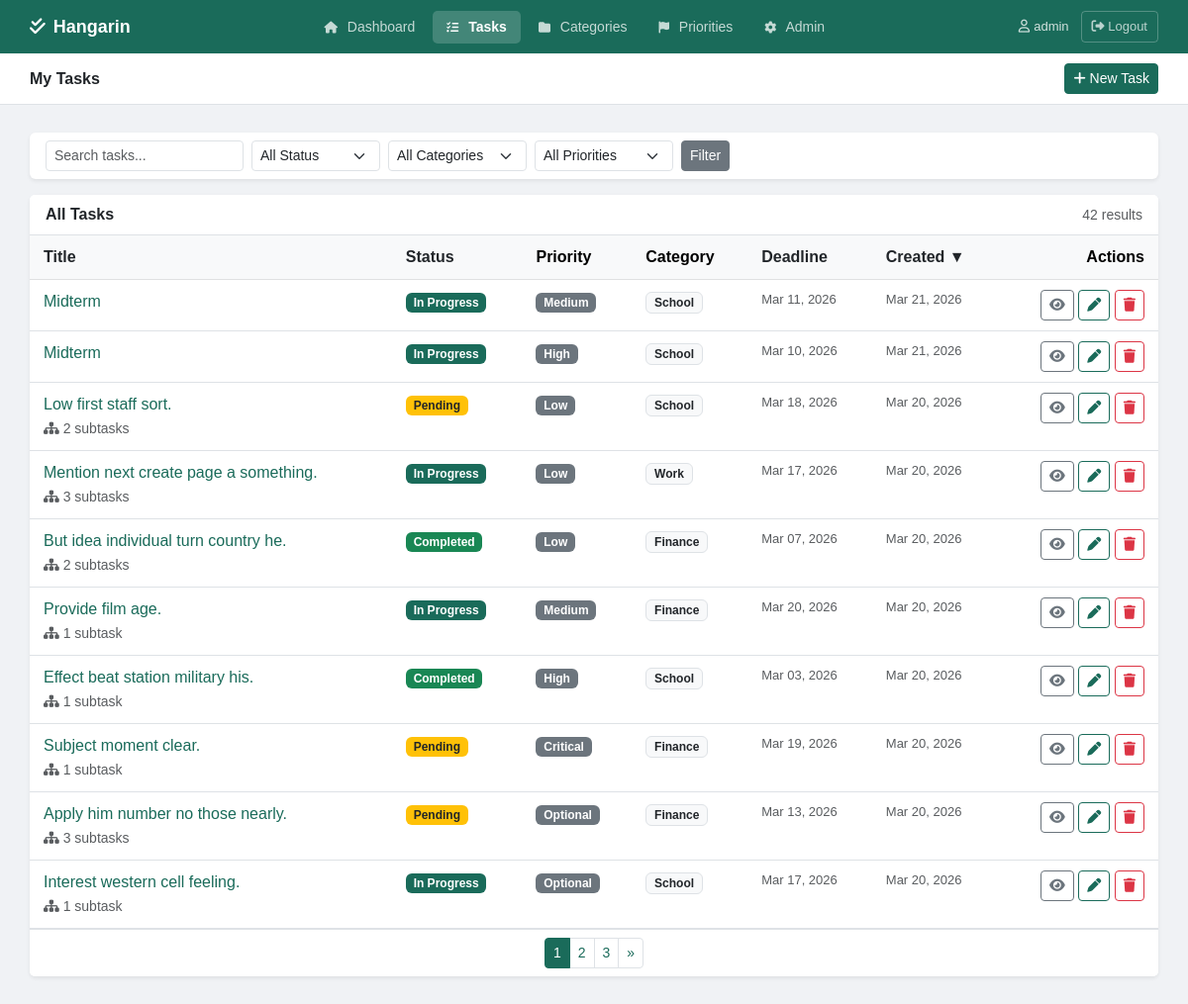
Before: /tasks/ (signed in) with the older database file.
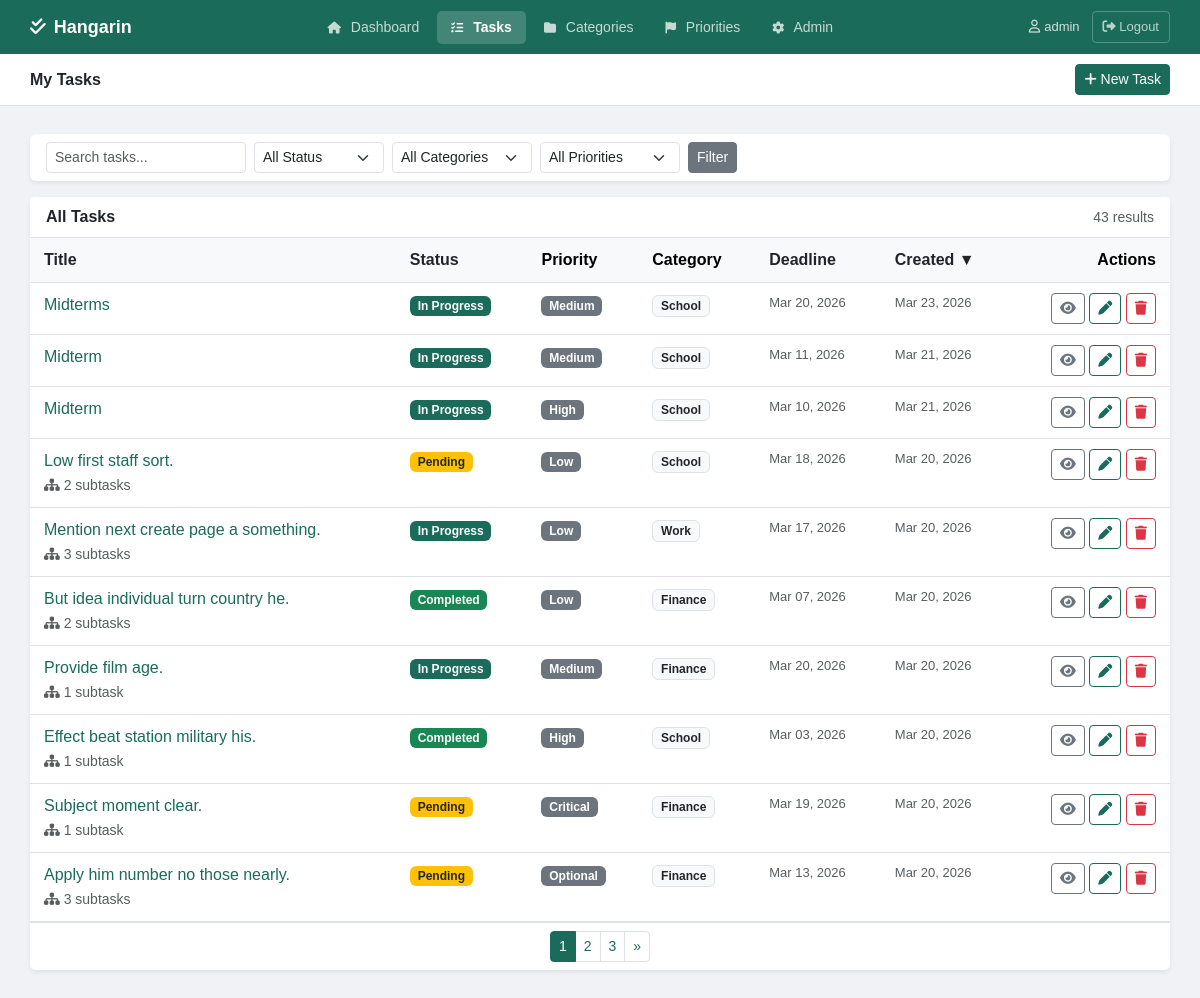
After: the same page with the newer database file.
### tasks/models.py (models this page shows, shortened)
class BaseModel(models.Model):
    created_at = models.DateTimeField(auto_now_add=True)
    updated_at = models.DateTimeField(auto_now=True)
    class Meta:
        abstract = True

class Task(BaseModel):
    STATUS_CHOICES = [
        ("Pending", "Pending"),
        ("In Progress", "In Progress"),
        ("Completed", "Completed"),
    ]
    title = models.CharField(max_length=255)
    description = models.TextField(blank=True, null=True)
    deadline = models.DateTimeField(blank=True, null=True)
    status = models.CharField(
        max_length=50,
        choices=STATUS_CHOICES,
        default="Pending"
    )
    category = models.ForeignKey(Category, on_delete=models.SET_NULL, null=True, blank=True)
    priority = models.ForeignKey(Priority, on_delete=models.SET_NULL, null=True, blank=True)
    user = models.ForeignKey(User, on_delete=models.CASCADE, null=True, blank=True)
    class Meta:
        verbose_name = "Task"
        verbose_name_plural = "Tasks"

class Priority(BaseModel):
    name = models.CharField(max_length=100)
    class Meta:
        verbose_name = "Priority"
        verbose_name_plural = "Priorities"

class Category(BaseModel):
    name = models.CharField(max_length=100)
    class Meta:
        verbose_name = "Category"
        verbose_name_plural = "Categories"

### tasks/views.py (the view)
# urls.py: path('tasks/', views.task_list, name='task_list'),
@login_required
def task_list(request):
    tasks = Task.objects.all() if request.user.is_superuser else Task.objects.filter(user=request.user)
    query = request.GET.get('q', '')
    if query:
        tasks = tasks.filter(
            Q(title__icontains=query) |
            Q(description__icontains=query) |
            Q(category__name__icontains=query)
        )
    status_filter = request.GET.get('status', '')
    if status_filter:
        tasks = tasks.filter(status=status_filter)
    category_filter = request.GET.get('category', '')
    if category_filter:
        tasks = tasks.filter(category__id=category_filter)
    priority_filter = request.GET.get('priority', '')
    if priority_filter:
        tasks = tasks.filter(priority__id=priority_filter)
    sort_by = request.GET.get('sort', '-created_at')
    sort_map = {
        'title': 'title',
        '-title': '-title',
        'created_at': 'created_at',
        '-created_at': '-created_at',
        'deadline': 'deadline',
        '-deadline': '-deadline',
        'status': 'status',
        '-status': '-status',
    }
    tasks = tasks.order_by(sort_map.get(sort_by, '-created_at'))
    paginator = Paginator(tasks, 10)
    page_number = request.GET.get('page')
    page_obj = paginator.get_page(page_number)
    categories = Category.objects.all()
    priorities = Priority.objects.all()
    context = {
        'page_obj': page_obj,
        'query': query,
        'status_filter': status_filter,
        'category_filter': category_filter,
        'priority_filter': priority_filter,
        'sort_by': sort_by,
        'categories': categories,
        'priorities': priorities,
        'active_page': 'tasks',
    }
    return render(request, 'tasks/task_list.html', context)

### templates/tasks/task_list.html (shortened to what the changed rows need)
{% extends 'tasks/base.html' %}
{% block content %}
<div class="card border-0 shadow-sm">
    <div class="card-header bg-white d-flex justify-content-between align-items-center border-bottom">
        <span class="fw-semibold">All Tasks</span>
        <small class="text-muted">{{ page_obj.paginator.count }} result{% if page_obj.paginator.count != 1 %}s{% endif %}</small>
    </div>
    {% if page_obj.object_list %}
    <div class="table-responsive">
        <table class="table table-hover mb-0">
            <thead class="table-light">
                <tr>
                    <th><a href="?q={{ query }}&status={{ status_filter }}&category={{ category_filter }}&priority={{ priority_filter }}&sort={% if sort_by == 'title' %}-title{% else %}title{% endif %}" class="text-decoration-none text-dark">Title {% if sort_by == 'title' %}▲{% elif sort_by == '-title' %}▼{% endif %}</a></th>
                    <th><a href="?q={{ query }}&status={{ status_filter }}&category={{ category_filter }}&priority={{ priority_filter }}&sort={% if sort_by == 'status' %}-status{% else %}status{% endif %}" class="text-decoration-none text-dark">Status {% if sort_by == 'status' %}▲{% elif sort_by == '-status' %}▼{% endif %}</a></th>
                    <th>Priority</th>
                    <th>Category</th>
                    <th><a href="?q={{ query }}&status={{ status_filter }}&category={{ category_filter }}&priority={{ priority_filter }}&sort={% if sort_by == 'deadline' %}-deadline{% else %}deadline{% endif %}" class="text-decoration-none text-dark">Deadline {% if sort_by == 'deadline' %}▲{% elif sort_by == '-deadline' %}▼{% endif %}</a></th>
                    <th><a href="?q={{ query }}&status={{ status_filter }}&category={{ category_filter }}&priority={{ priority_filter }}&sort={% if sort_by == 'created_at' %}-created_at{% else %}created_at{% endif %}" class="text-decoration-none text-dark">Created {% if sort_by == 'created_at' %}▲{% elif sort_by == '-created_at' %}▼{% endif %}</a></th>
                    <th class="text-end">Actions</th>
                </tr>
            </thead>
            <tbody>
                {% for task in page_obj %}
                <tr>
                    <td>
                        <a href="{% url 'task_detail' task.pk %}" class="text-decoration-none fw-medium" style="color:#1a6b5a;">{{ task.title|truncatechars:42 }}</a>
                        {% if task.subtasks.count > 0 %}
                        <br><small class="text-muted"><i class="fa-solid fa-sitemap"></i> {{ task.subtasks.count }} subtask{{ task.subtasks.count|pluralize }}</small>
                        {% endif %}
                    </td>
                    <td>
                        {% if task.status == 'Completed' %}<span class="badge bg-success">Completed</span>
                        {% elif task.status == 'In Progress' %}<span class="badge" style="background-color:#1a6b5a;">In Progress</span>
                        {% else %}<span class="badge bg-warning text-dark">Pending</span>{% endif %}
                    </td>
                    <td>{% if task.priority %}<span class="badge bg-secondary">{{ task.priority.name }}</span>{% else %}<span class="text-muted">—</span>{% endif %}</td>
                    <td>{% if task.category %}<span class="badge bg-light text-dark border">{{ task.category.name }}</span>{% else %}<span class="text-muted">—</span>{% endif %}</td>
                    <td class="text-muted" style="font-size:13px;">{% if task.deadline %}{{ task.deadline|date:"M d, Y" }}{% else %}—{% endif %}</td>
                    <td class="text-muted" style="font-size:13px;">{{ task.created_at|date:"M d, Y" }}</td>
                    <td class="text-end">
                        <a href="{% url 'task_detail' task.pk %}" class="btn btn-outline-secondary btn-sm" title="View"><i class="fa-solid fa-eye"></i></a>
                        <a href="{% url 'task_edit' task.pk %}" class="btn btn-outline-primary btn-sm" title="Edit"><i class="fa-solid fa-pen"></i></a>
                        <a href="{% url 'task_delete' task.pk %}" class="btn btn-outline-danger btn-sm" title="Delete"><i class="fa-solid fa-trash"></i></a>
                    </td>
                </tr>
                {% endfor %}
            </tbody>
        </table>
    </div>
    {% if page_obj.has_other_pages %}
    <div class="card-footer bg-white d-flex justify-content-center border-top">
        <nav>
            <ul class="pagination pagination-sm mb-0">
                {% for num in page_obj.paginator.page_range %}
                    {% if page_obj.number == num %}<li class="page-item active"><span class="page-link">{{ num }}</span></li>
                    {% elif num > page_obj.number|add:'-3' and num < page_obj.number|add:'3' %}<li class="page-item"><a class="page-link" href="?page={{ num }}&q={{ query }}&status={{ status_filter }}&category={{ category_filter }}&priority={{ priority_filter }}&sort={{ sort_by }}">{{ num }}</a></li>{% endif %}
                {% endfor %}
            </ul>
        </nav>
    </div>
    {% endif %}
    {% else %}
    <div class="card-body text-center py-5 text-muted">
        <i class="fa-solid fa-magnifying-glass fa-2x mb-3 d-block opacity-25"></i>
        <p>{% if query %}No results found. {% endif %}<a href="{% url 'task_create' %}" style="color:#1a6b5a;">Create a new task</a></p>
    </div>
    {% endif %}
</div>
{% endblock %}

Changed rows visible on the page:
no longer on this page (row unchanged): Task: title "Interest western cell feeling.", subtasks.count "1", status "In Progress", priority.name "Optional", category.name "School", deadline "Mar 17, 2026", created_at "Mar 20, 2026"
added Task: title "Midterms", status "In Progress", priority.name "Medium", category.name "School", deadline "Mar 20, 2026", created_at "Mar 23, 2026"
Other visible differences:
{{ page_obj.paginator.count }}: "42" → "43"
